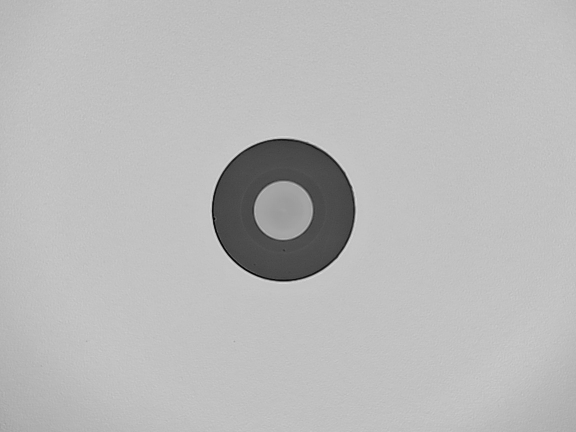
#> input picture samples2/img38.jpg, 1152 x 864 px, found by its file name (shown at 1/2 size)
$ python show_histogram.py
#> lines starting #> are read from the running program, lines starting #| are printed output that depends on the picture; after the words box and inside, x2 and y2 are one past the last pixel; in counts of white or black regions, pixels touching at a corner belong together
import cv2
import numpy as np

# Load image and calculate histogram
image_path = r"C:\Users\Saem1001\Documents\GitHub\OpenCV-Practice\samples2\img38.jpg"
img = cv2.imread(image_path, cv2.IMREAD_GRAYSCALE)
#> img is the input picture: shape (864, 1152); min 0, max 231, mean 185.2

if img is not None:
    # Calculate histogram
    hist = cv2.calcHist([img], [0], None, [256], [0, 256])
#> hist = 256 values, max 153963 at index 193, min 0 at index 230, mean 3888

    # Create histogram visualization
    hist_w = 512
    hist_h = 400
    bin_w = int(round(hist_w / 256))

    histImage = np.zeros((hist_h, hist_w, 3), dtype=np.uint8)

    # Normalize histogram
    cv2.normalize(hist, hist, alpha=0, beta=hist_h, norm_type=cv2.NORM_MINMAX)

    # Draw histogram
    for i in range(1, 256):
        cv2.line(histImage,
                (bin_w * (i-1), hist_h - int(hist[i-1])),
                (bin_w * i, hist_h - int(hist[i])),
                (255, 255, 255), 2)
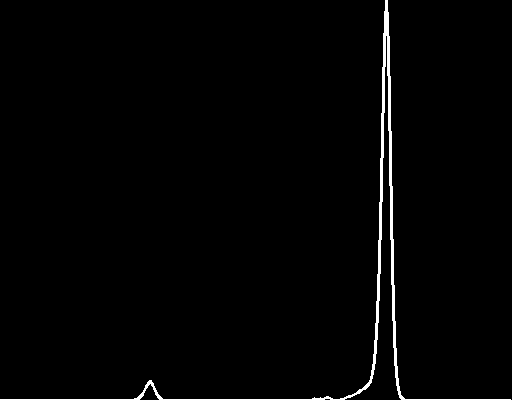
#> histImage: shape (400, 512, 3); 1.5% white; 1 white region, box (x1, y1, x2, y2) and area: (0, 0, 511, 400) 2975

    cv2.imshow('Histogram', histImage)
    cv2.waitKey(0)
    cv2.destroyAllWindows()
else:
    print(f"Failed to load image from {image_path}")

$ run again, with samples2/img35.jpg copied over samples2/img38.jpg
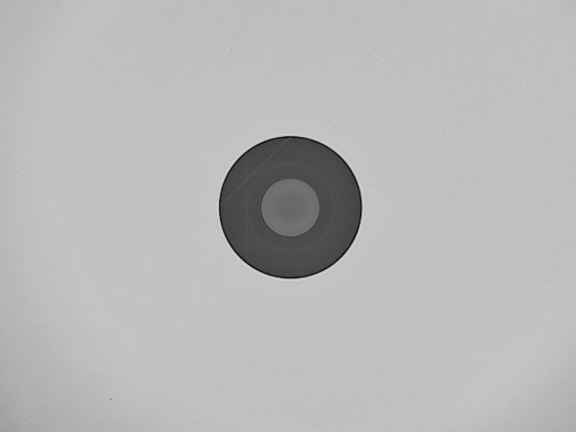
#> input picture samples2/img35.jpg, 1152 x 864 px, found by its file name (shown at 1/2 size)
#> img is the input picture: shape (864, 1152); min 7, max 238, mean 183.8
#> hist = 256 values, max 160326 at index 192, min 0 at index 0, mean 3888
#> after the loop `for i in range(1, 256):`:
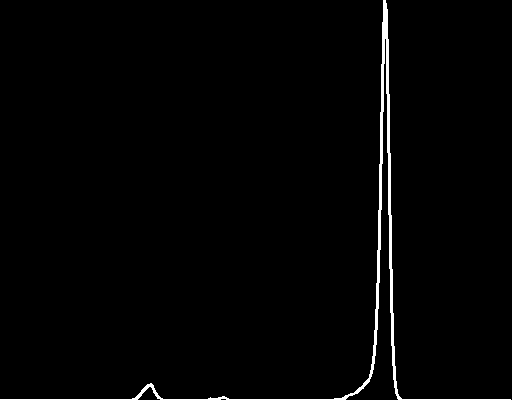
#> histImage: shape (400, 512, 3); 1.5% white; 1 white region, box (x1, y1, x2, y2) and area: (0, 0, 511, 400) 3005

$ run again, with samples2/img63.jpg copied over samples2/img38.jpg
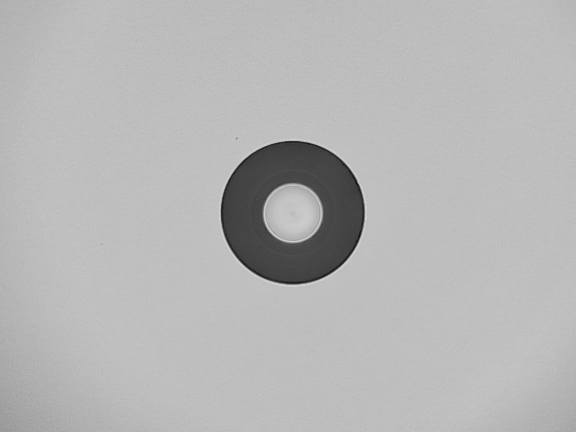
#> input picture samples2/img63.jpg, 1152 x 864 px, found by its file name (shown at 1/2 size)
#> img is the input picture: shape (864, 1152); min 3, max 231, mean 182
#> hist = 256 values, max 173152 at index 190, min 0 at index 0, mean 3888
#> after the loop `for i in range(1, 256):`:
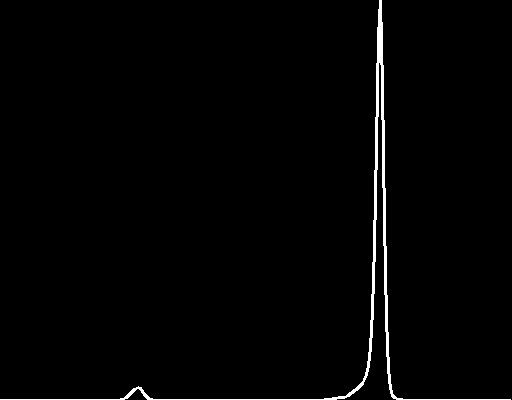
#> histImage: shape (400, 512, 3); 1.4% white; 1 white region, box (x1, y1, x2, y2) and area: (0, 0, 511, 400) 2959

$ run again, with samples2/ima12.jpg copied over samples2/img38.jpg
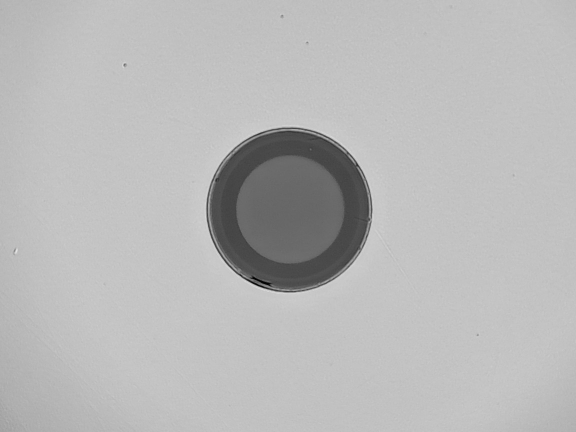
#> input picture samples2/ima12.jpg, 1152 x 864 px, found by its file name (shown at 1/2 size)
#> img is the input picture: shape (864, 1152); min 0, max 233, mean 184.3
#> hist = 256 values, max 148584 at index 194, min 0 at index 234, mean 3888
#> after the loop `for i in range(1, 256):`:
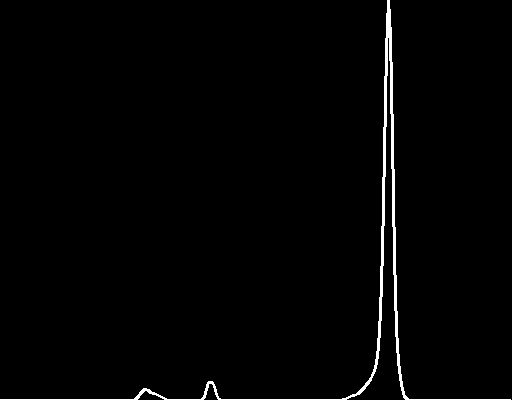
#> histImage: shape (400, 512, 3); 1.5% white; 1 white region, box (x1, y1, x2, y2) and area: (0, 0, 511, 400) 3011
